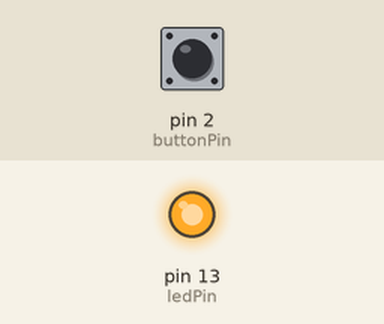
Simulated run of this sketch. Board: Arduino Uno, built with avr-gcc and run on an emulated ATmega328P. On the bench: output pins drawn as LEDs (lit = HIGH). The inputs (shaded band) are chosen by the test bench; at power-on: pin 2 (buttonPin) LOW.

Above: at 1.2 s.
1.3 s: pin 2 (buttonPin) pulled HIGH for 0.15 s
At 2.5 s:
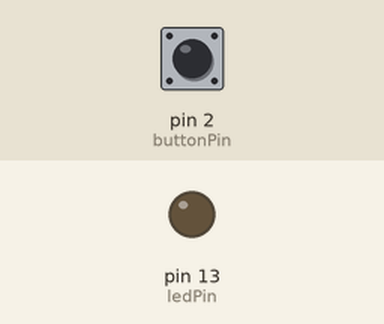
2.9 s: pin 2 (buttonPin) pulled HIGH for 1 s
At 3.9 s:
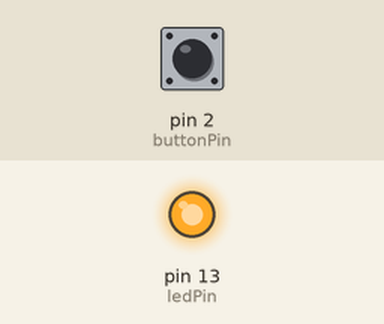
5.4 s: pin 2 (buttonPin) pulled HIGH for 3.2 s
At 5.9 s:
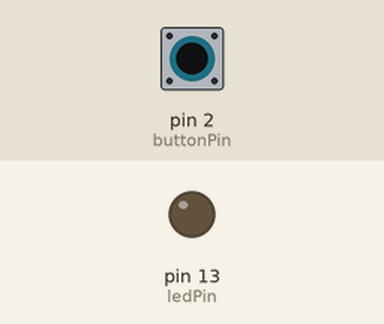
Timing chart, 0 to 8.4 s (numbered marks = the images above; inputs shaded):
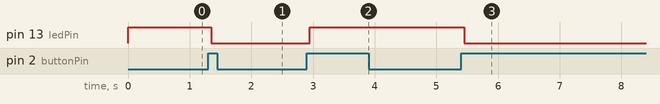

The sketch:

sketch_debouce.ino
```cpp
/* debounce is the min time taken to accept an input, else the input is rejected as noise */

const int buttonPin = 2;
const int ledPin = 13;

int ledState = HIGH;
int buttonState = LOW;
int lastButtonState = LOW;


unsigned long lastDebounceTime=0;
unsigned long debounceDelay = 50; // ms


void setup() {
  // put your setup code here, to run once:
  pinMode(buttonPin, INPUT);
  pinMode(ledPin, OUTPUT);

  digitalWrite(ledPin, ledState); // initially the LED is on
}

void loop() {
  // put your main code here, to run repeatedly:

  int reading = digitalRead(buttonPin);


  // if the state of the switch changed
  if(reading != lastButtonState)
  {
    lastDebounceTime = millis();
  }


  if(millis() - lastDebounceTime > debounceDelay  )
  {
    if(reading != buttonState)
    {
      buttonState=reading;
      if(buttonState==HIGH)
      {
        ledState = !ledState;  // if LED was low it goes to high, if it was high it goes to low
      }
    }

  }

  digitalWrite(ledPin, ledState);
  lastButtonState = reading;

}
```

Measured:
- after the input at 1.3 s, pin 13 (ledPin): HIGH → LOW after 0.05 s
- after the input at 2.9 s, pin 13 (ledPin): LOW → HIGH after 0.05 s
- after the input at 5.4 s, pin 13 (ledPin): HIGH → LOW after 0.05 s
